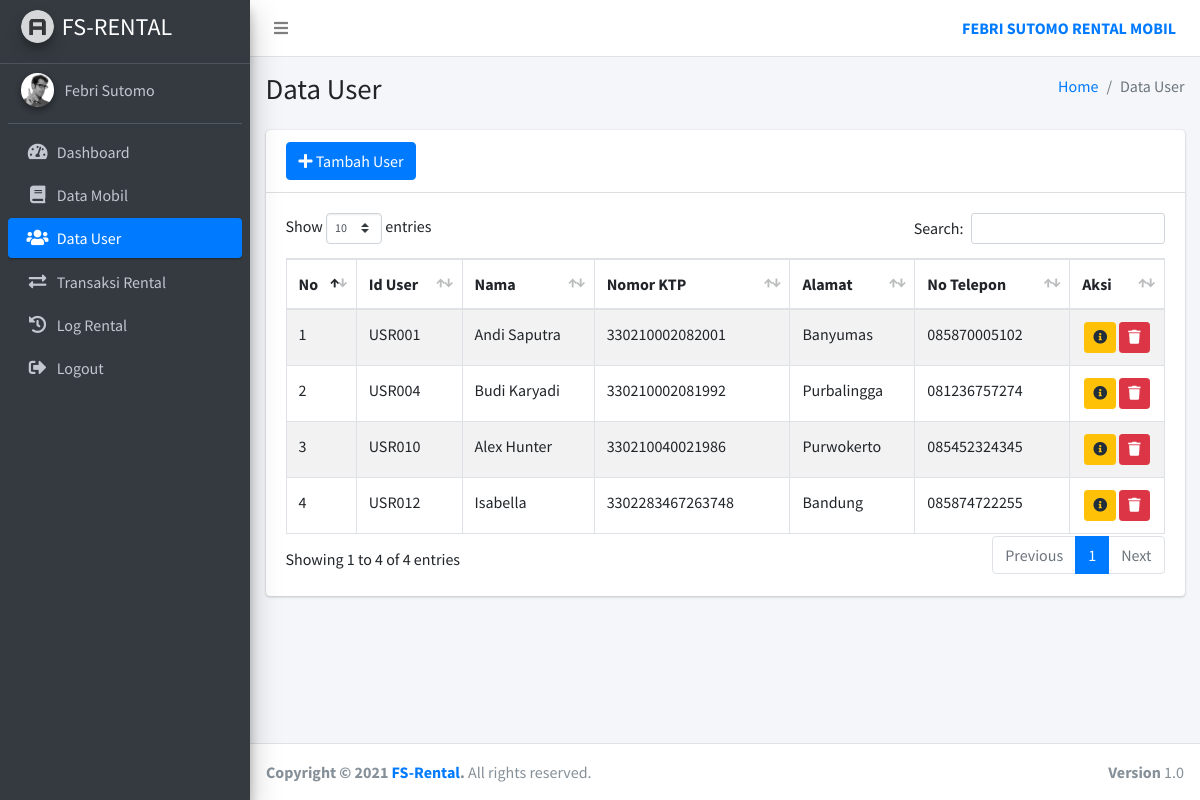
/admin/index.php?page=data-user (signed in), run on the app's committed database.
### tables this page shows
CREATE TABLE `tb_user` (
  `id_user` int(3) UNSIGNED ZEROFILL NOT NULL,
  `nama` varchar(20) NOT NULL,
  `alamat` varchar(50) NOT NULL,
  `nik` varchar(16) NOT NULL,
  `foto` varchar(50) NOT NULL,
  `no_hp` varchar(13) NOT NULL,
  `email` varchar(20) NOT NULL,
  `password` varchar(128) NOT NULL
);

### utility/function.php (called while the page is built, shortened)
<?php
$conn = mysqli_connect('localhost', 'root', '', 'rental_mobil');
function select($query){
    global $conn;
    $result = mysqli_query($conn,$query);
    $rows = [];
    while($row = mysqli_fetch_assoc($result)){
        $rows[] = $row;
    }
    return $rows;
}
?>

### admin/user/data-user.php (the view, shortened to what this page needs)
<?php
$members = select("SELECT * FROM tb_user");
?>
<div class="card">
    <div class="card-header">
        <a href="?page=tambah-user" class="btn btn-primary"><i class="fas fa-plus"></i> Tambah User</a>
    </div>
    <div class="card-body">
        <table id="tbuser" class="table table-bordered table-striped">
            <thead>
                <tr>
                    <th>No</th>
                    <th>Id User</th>
                    <th>Nama</th>
                    <th>Nomor KTP</th>
                    <th>Alamat</th>
                    <th>No Telepon</th>
                    <th>Aksi</th>
                </tr>
            </thead>
            <tbody>
                <?php $no = 1; ?>
                <?php foreach ($members as $member) : ?>
                    <tr>
                        <td><?= $no; ?></td>
                        <td>USR<?= $member['id_user']; ?></td>
                        <td><?= $member['nama']; ?></td>
                        <td><?= $member['nik']; ?></td>
                        <td><?= $member['alamat']; ?></td>
                        <td><?= $member['no_hp']; ?></td>
                        <td class="text-center">
                            <button type="button" class="btn btn-warning btn-sm" data-toggle="modal" data-target="#modal-detail<?= $member['id_user']; ?>" title="Detail">
                                <i class="fa fa-info-circle"></i>
                            </button>
                            <a class="btn btn-danger btn-sm" href="?page=data-user&delete=<?= $member['id_user']; ?>" title="Hapus" onclick="return confirm('Apakah anda yakin ingin menghapus user <?= 'AG' . $member['id_user'] . ' - ' . $member['nama']; ?>?')">
                                <i class="fa fa-trash"></i>
                            </a>
                        </td>
                    </tr>
                    <?php $no++; ?>
                <?php endforeach; ?>
            </tbody>
        </table>
    </div>
</div>

### data on the page
tb_user: id_user "001", nama "Andi Saputra", nik "330210002082001", alamat "Banyumas", no_hp "085870005102"
tb_user: id_user "004", nama "Budi Karyadi", nik "330210002081992", alamat "Purbalingga", no_hp "081236757274"
tb_user: id_user "010", nama "Alex Hunter", nik "330210040021986", alamat "Purwokerto", no_hp "085452324345"
tb_user: id_user "012", nama "Isabella", nik "3302283467263748", alamat "Bandung", no_hp "085874722255"

### other printed values
$_SESSION['nama'] "Febri Sutomo"
$title "Data User"
